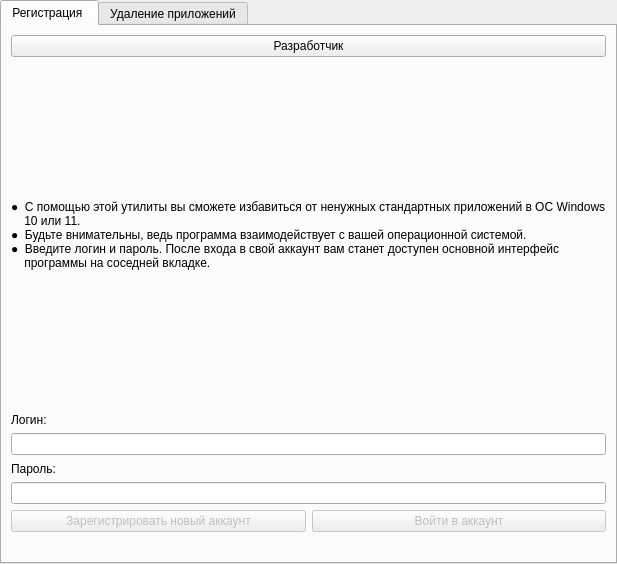
<?xml version="1.0" encoding="UTF-8"?>
<ui version="4.0">
 <class>MainWindow</class>
 <widget class="QMainWindow" name="MainWindow">
  <property name="geometry">
   <rect>
    <x>0</x>
    <y>0</y>
    <width>571</width>
    <height>564</height>
   </rect>
  </property>
  <property name="windowTitle">
   <string>Optimization of Windows Programs</string>
  </property>
  <widget class="QWidget" name="centralwidget">
   <layout class="QGridLayout" name="gridLayout_2">
    <property name="leftMargin">
     <number>0</number>
    </property>
    <property name="topMargin">
     <number>0</number>
    </property>
    <property name="rightMargin">
     <number>0</number>
    </property>
    <property name="bottomMargin">
     <number>0</number>
    </property>
    <property name="spacing">
     <number>0</number>
    </property>
    <item row="0" column="0">
     <widget class="QTabWidget" name="tabWidget">
      <property name="enabled">
       <bool>true</bool>
      </property>
      <property name="currentIndex">
       <number>0</number>
      </property>
      <widget class="QWidget" name="registration">
       <attribute name="title">
        <string>Регистрация </string>
       </attribute>
       <layout class="QGridLayout" name="gridLayout">
        <item row="2" column="0">
         <widget class="QLabel" name="label">
          <property name="maximumSize">
           <size>
            <width>16777215</width>
            <height>15</height>
           </size>
          </property>
          <property name="text">
           <string>Логин:</string>
          </property>
         </widget>
        </item>
        <item row="6" column="0">
         <widget class="QPushButton" name="newuser">
          <property name="enabled">
           <bool>false</bool>
          </property>
          <property name="text">
           <string>Зарегистрировать новый аккаунт</string>
          </property>
         </widget>
        </item>
        <item row="1" column="0" colspan="2">
         <widget class="QLabel" name="welcome">
          <property name="text">
           <string>●  С помощью этой утилиты вы сможете избавиться от ненужных стандартных приложений в ОС Windows
    10 или 11.
●  Будьте внимательны, ведь программа взаимодействует с вашей операционной системой.
●  Введите логин и пароль. После входа в свой аккаунт вам станет доступен основной интерфейс
    программы на соседней вкладке. </string>
          </property>
         </widget>
        </item>
        <item row="6" column="1">
         <widget class="QPushButton" name="enter">
          <property name="enabled">
           <bool>false</bool>
          </property>
          <property name="text">
           <string>Войти в аккаунт</string>
          </property>
         </widget>
        </item>
        <item row="7" column="0">
         <widget class="QLabel" name="result">
          <property name="maximumSize">
           <size>
            <width>16777215</width>
            <height>15</height>
           </size>
          </property>
          <property name="text">
           <string/>
          </property>
         </widget>
        </item>
        <item row="3" column="0" colspan="2">
         <widget class="QLineEdit" name="login"/>
        </item>
        <item row="5" column="0" colspan="2">
         <widget class="QLineEdit" name="password"/>
        </item>
        <item row="4" column="0">
         <widget class="QLabel" name="label_2">
          <property name="maximumSize">
           <size>
            <width>16777215</width>
            <height>15</height>
           </size>
          </property>
          <property name="text">
           <string>Пароль:</string>
          </property>
         </widget>
        </item>
        <item row="0" column="0" colspan="2">
         <widget class="QPushButton" name="author">
          <property name="text">
           <string>Разработчик</string>
          </property>
         </widget>
        </item>
       </layout>
      </widget>
      <widget class="QWidget" name="main">
       <attribute name="title">
        <string>Удаление приложений</string>
       </attribute>
       <layout class="QGridLayout" name="gridLayout_3">
        <item row="11" column="2">
         <widget class="QCheckBox" name="voice">
          <property name="text">
           <string>Запись голоса</string>
          </property>
          <attribute name="buttonGroup">
           <string notr="true">buttons</string>
          </attribute>
         </widget>
        </item>
        <item row="0" column="3">
         <widget class="QCheckBox" name="maps">
          <property name="text">
           <string>Карты</string>
          </property>
          <attribute name="buttonGroup">
           <string notr="true">buttons</string>
          </attribute>
         </widget>
        </item>
        <item row="4" column="3">
         <widget class="QCheckBox" name="screen">
          <property name="text">
           <string>Набросок фрагмента на экране</string>
          </property>
          <attribute name="buttonGroup">
           <string notr="true">buttons</string>
          </attribute>
         </widget>
        </item>
        <item row="9" column="3">
         <widget class="QCheckBox" name="tips">
          <property name="text">
           <string>Советы</string>
          </property>
          <attribute name="buttonGroup">
           <string notr="true">buttons</string>
          </attribute>
         </widget>
        </item>
        <item row="7" column="3">
         <widget class="QCheckBox" name="portal">
          <property name="text">
           <string>Портал смешанной реальности</string>
          </property>
          <attribute name="buttonGroup">
           <string notr="true">buttons</string>
          </attribute>
         </widget>
        </item>
        <item row="8" column="2">
         <widget class="QCheckBox" name="phone">
          <property name="text">
           <string>Ваш телефон</string>
          </property>
          <attribute name="buttonGroup">
           <string notr="true">buttons</string>
          </attribute>
         </widget>
        </item>
        <item row="12" column="3">
         <widget class="QCheckBox" name="photos">
          <property name="text">
           <string>Фотографии и Видеоредактор</string>
          </property>
          <attribute name="buttonGroup">
           <string notr="true">buttons</string>
          </attribute>
         </widget>
        </item>
        <item row="12" column="2">
         <widget class="QCheckBox" name="calendarmail">
          <property name="text">
           <string>Календарь и Почта</string>
          </property>
          <attribute name="buttonGroup">
           <string notr="true">buttons</string>
          </attribute>
         </widget>
        </item>
        <item row="15" column="2">
         <widget class="QPushButton" name="del_cur">
          <property name="enabled">
           <bool>false</bool>
          </property>
          <property name="text">
           <string>Удалить выбранные приложения</string>
          </property>
         </widget>
        </item>
        <item row="16" column="2" colspan="2">
         <widget class="QPushButton" name="restore">
          <property name="enabled">
           <bool>false</bool>
          </property>
          <property name="text">
           <string>Восстановить все UWP приложения по умолчанию</string>
          </property>
         </widget>
        </item>
        <item row="5" column="3">
         <widget class="QCheckBox" name="news">
          <property name="text">
           <string>Новости</string>
          </property>
          <attribute name="buttonGroup">
           <string notr="true">buttons</string>
          </attribute>
         </widget>
        </item>
        <item row="3" column="3">
         <widget class="QCheckBox" name="groove">
          <property name="text">
           <string>Музыка Groove</string>
          </property>
          <attribute name="buttonGroup">
           <string notr="true">buttons</string>
          </attribute>
         </widget>
        </item>
        <item row="6" column="2">
         <widget class="QCheckBox" name="xbox">
          <property name="text">
           <string>Сервисы Xbox</string>
          </property>
          <attribute name="buttonGroup">
           <string notr="true">buttons</string>
          </attribute>
         </widget>
        </item>
        <item row="14" column="3">
         <widget class="QCheckBox" name="yamusic">
          <property name="text">
           <string>Яндекс.Музыка</string>
          </property>
          <attribute name="buttonGroup">
           <string notr="true">buttons</string>
          </attribute>
         </widget>
        </item>
        <item row="15" column="3">
         <widget class="QPushButton" name="del_all">
          <property name="enabled">
           <bool>false</bool>
          </property>
          <property name="text">
           <string>Удалить ВСЕ UWP приложения</string>
          </property>
         </widget>
        </item>
        <item row="3" column="2">
         <widget class="QCheckBox" name="onenote">
          <property name="text">
           <string>OneNote</string>
          </property>
          <attribute name="buttonGroup">
           <string notr="true">buttons</string>
          </attribute>
         </widget>
        </item>
        <item row="11" column="3">
         <widget class="QCheckBox" name="support">
          <property name="text">
           <string>Техническая поддержка</string>
          </property>
          <attribute name="buttonGroup">
           <string notr="true">buttons</string>
          </attribute>
         </widget>
        </item>
        <item row="13" column="2">
         <widget class="QCheckBox" name="calc">
          <property name="text">
           <string>UWP Калькулятор</string>
          </property>
          <attribute name="buttonGroup">
           <string notr="true">buttons</string>
          </attribute>
         </widget>
        </item>
        <item row="4" column="2">
         <widget class="QCheckBox" name="paint">
          <property name="text">
           <string>Paint 3D</string>
          </property>
          <attribute name="buttonGroup">
           <string notr="true">buttons</string>
          </attribute>
         </widget>
        </item>
        <item row="6" column="3">
         <widget class="QCheckBox" name="weather">
          <property name="text">
           <string>Погода</string>
          </property>
          <attribute name="buttonGroup">
           <string notr="true">buttons</string>
          </attribute>
         </widget>
        </item>
        <item row="0" column="2">
         <widget class="QCheckBox" name="cortana">
          <property name="enabled">
           <bool>true</bool>
          </property>
          <property name="text">
           <string>Cortana</string>
          </property>
          <attribute name="buttonGroup">
           <string notr="true">buttons</string>
          </attribute>
         </widget>
        </item>
        <item row="1" column="2">
         <widget class="QCheckBox" name="solitaire">
          <property name="text">
           <string>Microsoft Solitaire Collection</string>
          </property>
          <attribute name="buttonGroup">
           <string notr="true">buttons</string>
          </attribute>
         </widget>
        </item>
        <item row="14" column="2">
         <widget class="QCheckBox" name="cam">
          <property name="text">
           <string>Камера</string>
          </property>
          <attribute name="buttonGroup">
           <string notr="true">buttons</string>
          </attribute>
         </widget>
        </item>
        <item row="2" column="2">
         <widget class="QCheckBox" name="Office">
          <property name="text">
           <string>UWP Microsoft Office</string>
          </property>
          <attribute name="buttonGroup">
           <string notr="true">buttons</string>
          </attribute>
         </widget>
        </item>
        <item row="5" column="2">
         <widget class="QCheckBox" name="skype">
          <property name="text">
           <string>Skype</string>
          </property>
          <attribute name="buttonGroup">
           <string notr="true">buttons</string>
          </attribute>
         </widget>
        </item>
        <item row="13" column="3">
         <widget class="QCheckBox" name="feedback">
          <property name="text">
           <string>Центр отзывов</string>
          </property>
          <attribute name="buttonGroup">
           <string notr="true">buttons</string>
          </attribute>
         </widget>
        </item>
        <item row="7" column="2">
         <widget class="QCheckBox" name="clock">
          <property name="text">
           <string>Будильники и часы</string>
          </property>
          <attribute name="buttonGroup">
           <string notr="true">buttons</string>
          </attribute>
         </widget>
        </item>
        <item row="1" column="3">
         <widget class="QCheckBox" name="films">
          <property name="text">
           <string>Кино и ТВ</string>
          </property>
          <attribute name="buttonGroup">
           <string notr="true">buttons</string>
          </attribute>
         </widget>
        </item>
        <item row="8" column="3">
         <widget class="QCheckBox" name="bing">
          <property name="text">
           <string>Сервисы Bing</string>
          </property>
          <attribute name="buttonGroup">
           <string notr="true">buttons</string>
          </attribute>
         </widget>
        </item>
        <item row="10" column="2">
         <widget class="QCheckBox" name="pay">
          <property name="text">
           <string>Кошелёк Microsoft</string>
          </property>
          <attribute name="buttonGroup">
           <string notr="true">buttons</string>
          </attribute>
         </widget>
        </item>
        <item row="9" column="2">
         <widget class="QCheckBox" name="notes">
          <property name="text">
           <string>Записки (Sticky Notes)</string>
          </property>
          <attribute name="buttonGroup">
           <string notr="true">buttons</string>
          </attribute>
         </widget>
        </item>
        <item row="10" column="3">
         <widget class="QCheckBox" name="view3d">
          <property name="text">
           <string>Средство 3D-просмотра</string>
          </property>
          <attribute name="buttonGroup">
           <string notr="true">buttons</string>
          </attribute>
         </widget>
        </item>
        <item row="2" column="3">
         <widget class="QCheckBox" name="people">
          <property name="text">
           <string>Люди</string>
          </property>
          <attribute name="buttonGroup">
           <string notr="true">buttons</string>
          </attribute>
         </widget>
        </item>
        <item row="17" column="2" colspan="2">
         <widget class="QProgressBar" name="progress">
          <property name="enabled">
           <bool>true</bool>
          </property>
          <property name="value">
           <number>0</number>
          </property>
         </widget>
        </item>
       </layout>
      </widget>
     </widget>
    </item>
   </layout>
  </widget>
 </widget>
 <resources/>
 <connections/>
 <buttongroups>
  <buttongroup name="buttons">
   <property name="exclusive">
    <bool>false</bool>
   </property>
  </buttongroup>
 </buttongroups>
</ui>
